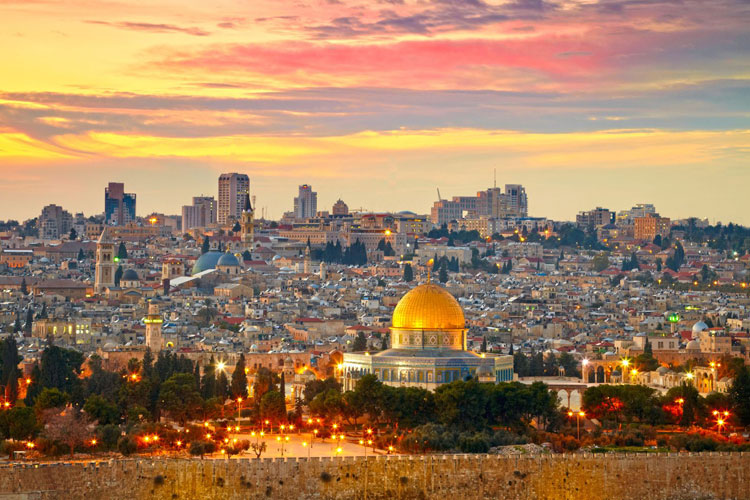
#> input picture EX1/test/jerusalem.jpg, 750 x 500 px; its folder holds only this picture in this run
$ python eitan_kali_test.py
#> lines starting #> are read from the running program, lines starting #| are printed output that depends on the picture; after the words box and inside, x2 and y2 are one past the last pixel; in counts of white or black regions, pixels touching at a corner belong together
### EX1/sol1.py
import numpy as np
import matplotlib.pyplot as plt
import skimage.color
import imageio

NUM_PIXEL_VALUE = 255
NUM_PIXEL_ABS = 256
RGB2YIQ = np.array([[0.299, 0.587, 0.114],
                    [0.596, -0.275, -0.321],
                    [0.212, -0.523, 0.311]], dtype=np.float64)
RGB = 2
GRAY = 1
Y_CHANNEL = 0
FLOAT64 = 'float64'


def read_image(filename, representation):
    """
    reads an image file and converts it into a given representation
    :param filename: the filename of an image on disk
     (could be grayscale or RGB).
    :param representation:- representation code, either 1 or 2 defining whether
     the output should be a grayscale image (1) or an RGB image (2)
    :return:
    an image, make sure the output image is represented by a matrix of type
    np.float64 with intensities (either grayscale or RGB channel intensities)
    normalized to the range [0, 1]
    """
    img = np.asarray(imageio.imread(filename), dtype=np.float64)
    current_representation = img.ndim - 1
    if current_representation == representation:
        return img / NUM_PIXEL_VALUE

    return skimage.color.rgb2gray(img) / NUM_PIXEL_VALUE


# [17 lines left out: function imdisplay, not called in this run]


def rgb2yiq(imRGB):
    """
    takes rgb image and return yiq image
    :param imRGB:
    :return:
    """

    return np.dot(imRGB, RGB2YIQ.T.copy())


def yiq2rgb(imYIQ):
    """
     takes yiq image and return rgb image
    :param imYIQ:
    :return:
    """
    return np.dot(imYIQ, np.linalg.inv(RGB2YIQ.T.copy()))


def histogram_equalize(im_orig):
    """
    performs histogram equalization on image
    :param im_orig: input grayscale or RGB float64 image with values in [0, 1]
    :return:a list [im_eq, hist_orig, hist_eq]
    im_eq - is the equalized image. grayscale or RGB float64 image
    with values in [0, 1].
    hist_orig - is a 256 bin histogram of the original image
     (array with shape (256,) ).
    hist_eq - is a 256 bin histogram of the equalized image
     (array with shape (256,) ).

    """
    current_representation = im_orig.ndim - 1
    working_matrix = im_orig
    # rgb check
    if current_representation == RGB:
        pic_yiq = rgb2yiq(im_orig.astype(np.dtype(FLOAT64)))
        working_matrix = pic_yiq[:, :, Y_CHANNEL]
    # calculate histograms
    working_matrix = (working_matrix * NUM_PIXEL_VALUE).round().astype(np.uint8)
    histogram, _ = np.histogram(working_matrix, bins=NUM_PIXEL_ABS,
                                range=(0, NUM_PIXEL_VALUE))
    cumulative = np.cumsum(histogram)

    offset = cumulative[(cumulative != 0).argmin(axis=0)]
    eq = np.vectorize(equalize)
    new_cum = eq(cumulative, offset, cumulative[NUM_PIXEL_VALUE])

    new_pic = new_cum[working_matrix]
    new_hist, _ = np.histogram(new_pic, bins=NUM_PIXEL_ABS,
                               range=(0, NUM_PIXEL_VALUE))

    im_eq = new_pic.astype(np.dtype(FLOAT64)) / NUM_PIXEL_VALUE
    if current_representation == RGB:
        pic_yiq[:, :, Y_CHANNEL] = new_pic.astype(
            np.dtype(FLOAT64)) / NUM_PIXEL_VALUE
        im_eq = yiq2rgb(pic_yiq)
    return [im_eq, histogram, new_hist]


def equalize(a, offset, end):
    """

    :param a:
    :param offset:
    :param end:
    :return:
    """
    return np.round(NUM_PIXEL_VALUE * (np.divide(a - offset, end - offset)))


def quantize(im_orig, n_quant, n_iter):
    """
    :param im_orig:the input grayscale or RGB image to be quantized (float64
    image with values in [0, 1]). :param n_quant:the number of intensities
    your output im_quant image should have :param n_iter: the maximum number
    of iterations of the optimization procedure (may converge earlier.)
    :return: The output is a list [im_quant, error] where: im_quant - is the
    quantized output image. (float64 image with values in [0, 1]). error - is
    an array with shape (n_iter,) (or less) of the total intensities error
    for each iteration of the quantization procedure.

    """
    z = np.zeros(n_quant + 1)
    q = np.zeros(n_quant)
    error = []

    current_representation = im_orig.ndim - 1
    working_matrix = im_orig
    # rgb check
    if current_representation == RGB:
        pic_yiq = rgb2yiq(im_orig)
        working_matrix = pic_yiq[:, :, Y_CHANNEL]
    working_matrix = np.round(working_matrix * NUM_PIXEL_VALUE).astype(np.uint8)

    histogram, _ = np.histogram(working_matrix, bins=NUM_PIXEL_ABS,
                                range=(0, NUM_PIXEL_VALUE))
    for i in range(1, n_quant):
        z[i] = z[i - 1] + np.where(np.cumsum(histogram[int(z[i - 1]):]) >
                                   working_matrix.size / n_quant)[0][0]
    z[-1] = NUM_PIXEL_VALUE
    z[0] = -1

    for k in range(n_iter):
        for i in range(n_quant):
            range_to_operate = np.arange(z[i] + 1, z[i + 1] + 1).astype(
                np.int64)
            sum1 = np.inner(histogram[range_to_operate], range_to_operate)
            sum2 = np.sum(histogram[range_to_operate])
            q[i] = sum1 / sum2

        z_prev = z.copy()
        for i in range(1, n_quant):
            z[i] = np.floor((q[i - 1] + q[i]) / 2)

        if np.allclose(z, z_prev):
            break
        # calc error
        e = 0.0
        for i in range(n_quant):
            for g in np.arange(z[i] + 1, z[i + 1] + 1):
                e += (((q[i] - int(g)) ** 2) * histogram[int(g)])
        error.append(e)

    t = np.zeros(NUM_PIXEL_ABS)
    for i in range(n_quant):
        t[int(z[i]):int(z[i + 1])] = q[i]

    new_pic = t[working_matrix]

    im_quant = new_pic.astype(np.dtype(FLOAT64)) / NUM_PIXEL_VALUE
    if current_representation == 2:
        pic_yiq[:, :, Y_CHANNEL] = new_pic.astype(
            np.dtype(FLOAT64)) / NUM_PIXEL_VALUE
        im_quant = yiq2rgb(pic_yiq)
    return [im_quant, error]


# [14 lines that do not run on import are left out]

### EX1/eitan_kali_test.py
import os
from enum import IntEnum
from os.path import join, exists
from typing import List

import matplotlib.pyplot as plt
import numpy as np
import skimage.color

import sol1

#########################
# --- Kali fix (v2) --- #
#########################

#      TODO: Leave as is or change to your image directory     #
PATH = "./test/"
#      TODO: Leave as is or change to your image directory     #


class Representation(IntEnum):
    grayscale = 1
    rgb = 2


def test_hist_eq(path: str, filenames: List[str]):
    print("Testing histogram equalization...")
    for rep in list(Representation):
        for file in filenames:
            im = sol1.read_image(os.path.join(path, file), rep.value)
            print(f"equalizing {file} (as {rep.name})...")
            im_eq, hist, hist_eq = sol1.histogram_equalize(im)
            im_eq = np.clip(im_eq, 0, 1)
            cmap = "viridis" if rep == Representation.rgb else "gray"
            plt.imsave(
                f"{path}_equalized/{file.replace('.jpg', '')}_{rep.name}_eq.jpg", im_eq, cmap=cmap
            )


def check_mono_dec(errors, n_quant):
    for i in range(1, len(errors)):
        if errors[i] > errors[i - 1]:
            print(
                f"errors list is not monotonically decreasing at indices {i - 1}, {i} for n_quant={n_quant}"
            )
            plt.plot(errors)
            plt.show()
            # raise Exception("Test failed!")
            break


QUANTIZATION_SEGMENTS = [2, 3, 5, 10]


def test_quantization(path: str, filenames: List[str]):
    print("\nTesting quantization...")
    for rep in list(Representation):
        for file in filenames:
            im = sol1.read_image(os.path.join(path, file), rep.value)
            print(f"quanitzing {file} (as {rep.name})...")
            for n_quant in QUANTIZATION_SEGMENTS:
                im_quant, errors = sol1.quantize(im, n_quant, 100)
                im_quant = np.clip(im_quant, 0, 1)
                cmap = "viridis" if rep == Representation.rgb else "gray"
                plt.imsave(
                    f"{path}_quantized/{file.replace('.jpg', '')}_{rep.name}_{n_quant}_quant.jpg",
                    im_quant,
                    cmap=cmap,
                )
                check_mono_dec(errors, n_quant)


def test_rgb2yiq(path: str, filenames: List[str]):
    print("\nTesting RGB to YIQ...")
    for file in filenames:
        im = sol1.read_image(os.path.join(path, file), 2)
        np.testing.assert_almost_equal(sol1.rgb2yiq(im), skimage.color.rgb2yiq(im), decimal=3)


def test_yiq2rgb(path: str, filenames: List[str]):
    print("\nTesting YIQ to RGB...")
    for file in filenames:
        im = sol1.read_image(os.path.join(path, file), 2)
        np.testing.assert_almost_equal(sol1.yiq2rgb(im), skimage.color.yiq2rgb(im), decimal=3)


def create_test_dirs(path: str):
    if not os.path.exists(path):
        raise IOError(f"Illegal path name: {path}")

    subs = [join(path, "_equalized"), join(path, "_quantized")]
    for sub in subs:
        if not exists(sub):
            os.mkdir(sub)


def end_print():
    print("\n")
    print("------- Test ended -------")
    print("If any plt graphs poped, the test failed (non-monotonic decreasing series)")


def run_all():
    path = PATH
    create_test_dirs(path)
    filenames = list(filter(lambda name: name.endswith(".jpg"), os.listdir(path)))

    # You can comment these lines to test just part of your code.
    test_rgb2yiq(path, filenames)
#> in rgb2yiq, `return np.dot(imRGB, RGB2YIQ.T.copy())`:
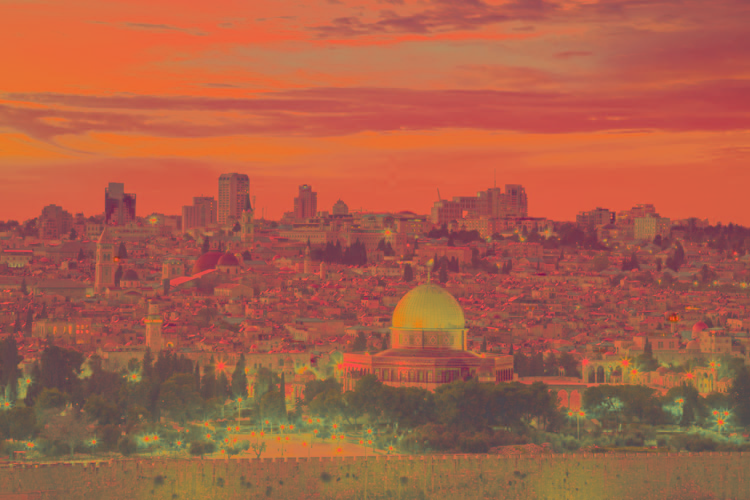
#> returned value: shape (500, 750, 3) float64; mean of channels 0, 1, 2 0.526, 0.119, -0.0103; drawn with min black and max white
    test_yiq2rgb(path, filenames)
#> in yiq2rgb, `return np.dot(imYIQ, np.linalg.inv(RGB2YIQ.T.copy()))`:
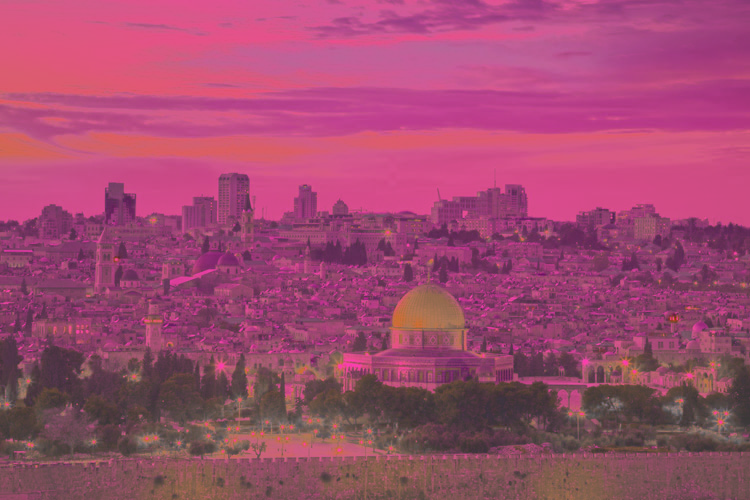
#> returned value: shape (500, 750, 3) float64; mean of channels 0, 1, 2 1.34, 0.254, 0.721; drawn with min black and max white
    test_hist_eq(path, filenames)
#> call 3 of read_image, with filename = './test/jerusalem.jpg', representation = 1
#> in read_image (call 3), `return skimage.color.rgb2gray(img) / NUM_PIXEL_VALUE`:
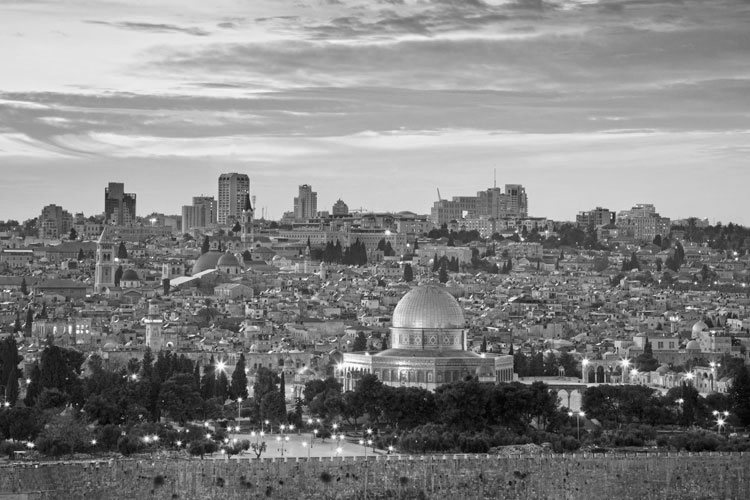
#> returned value: shape (500, 750) float64; min 0.005, max 1, mean 0.52
#> in histogram_equalize, `histogram, _ = np.histogram(working_matrix, bins=NUM_PIXEL_ABS, range=..`: histogram = 256 values, max 3857 at index 206, min 0 at index 0, mean 1464.8
#> in histogram_equalize, `cumulative = np.cumsum(histogram)`: cumulative = 256 values from 0 to 375000
#> in histogram_equalize, `offset = cumulative[(cumulative != 0).argmin(axis=0)]`: offset = 0
#> in histogram_equalize, `new_cum = eq(cumulative, offset, cumulative[NUM_PIXEL_VALUE])`: new_cum = 256 values from 0 to 255
#> in histogram_equalize, `new_pic = new_cum[working_matrix]`:
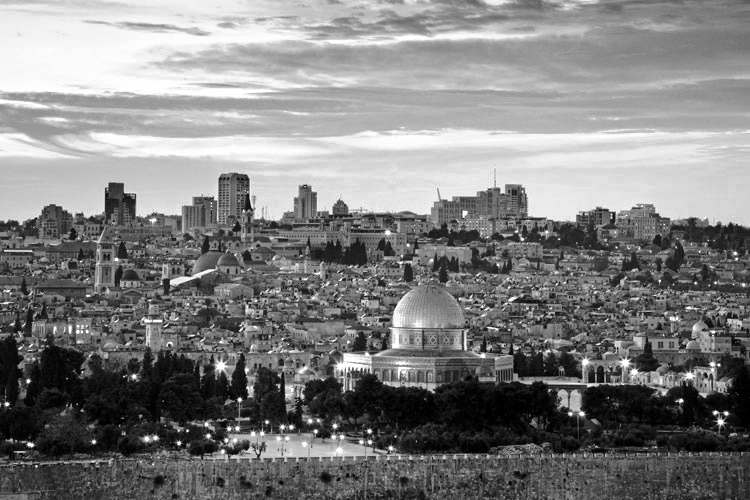
#> new_pic: shape (500, 750) float64; min 0, max 255, mean 128.1
#> in histogram_equalize, `new_hist, _ = np.histogram(new_pic, bins=NUM_PIXEL_ABS, range=(0, NUM_..`: new_hist = 256 values, max 3857 at index 225, min 0 at index 51, mean 1464.8
#> in test_hist_eq, `im_eq, hist, hist_eq = sol1.histogram_equalize(im)`: hist has the same summary as histogram in histogram_equalize; hist_eq has the same summary as new_hist in histogram_equalize
    test_quantization(path, filenames)
#> the loop in test_quantization, `for n_quant in QUANTIZATION_SEGMENTS:` made 4 passes
#> errors on passes 1, 4: [327154004, 327053206.4], [15990005.1, 15283164.8, 15052576.7, 14960647.3, 14883540.1]
#> pass 1, in quantize, `new_pic = t[working_matrix]`:
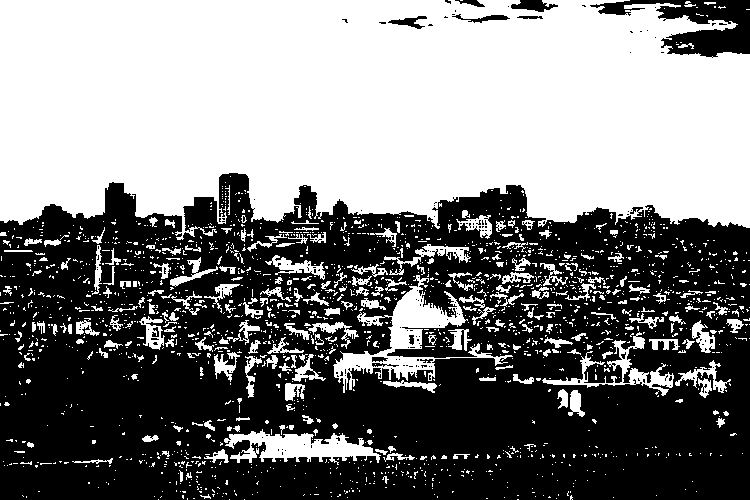
#> new_pic: shape (500, 750) float64; values 0 (black) and 184.3 (white), 49.5% white; 1928 white regions (1678 under 20 px), largest, box (x1, y1, x2, y2) and area: (0, 0, 750, 240) 151933, (333, 275, 513, 393) 4652, (224, 429, 381, 465) 2835
#> pass 2, in quantize (call 2), `new_pic = t[working_matrix]`:
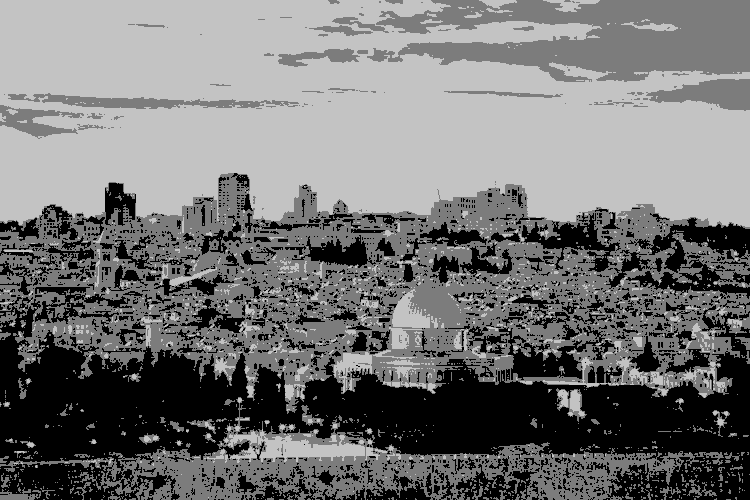
#> new_pic: shape (500, 750) float64; min 0, max 195.8, mean 116.6
    end_print()


if __name__ == "__main__":
    run_all()
